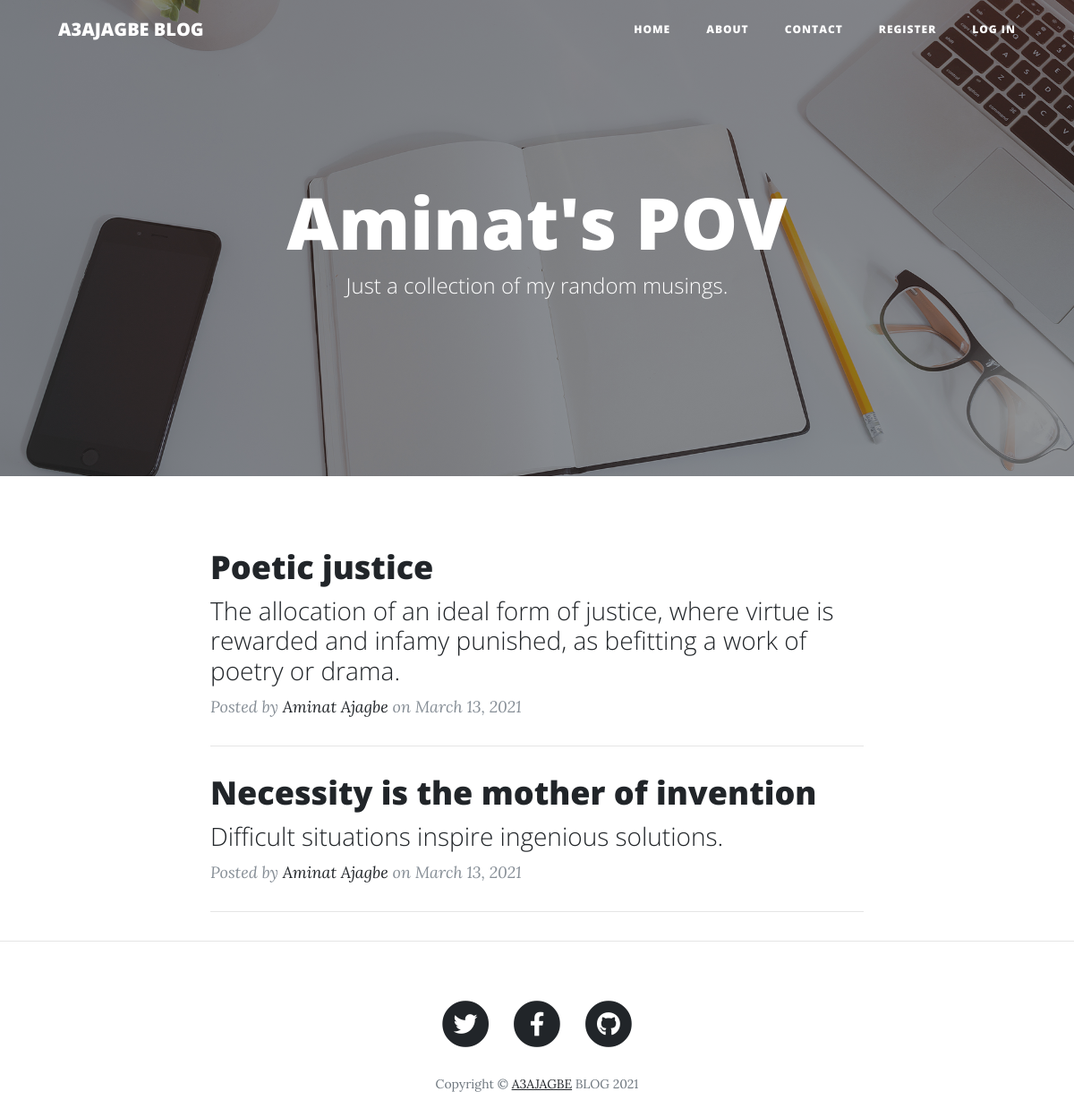
The page / on the database its author committed.
### main.py (models this page shows)
class Posts(db.Model):
    __tablename__ = "posts"
    id = db.Column(db.Integer, primary_key=True)
    title = db.Column(db.String(250), unique=True, nullable=False)
    subtitle = db.Column(db.String(250), nullable=False)
    date = db.Column(db.String(250), nullable=False)
    body = db.Column(db.Text, nullable=False)
    img_url = db.Column(db.String(250), nullable=False)
    author_id = db.Column(db.Integer, db.ForeignKey("users.id"))
    author = relationship("Users", back_populates="posts")
    comments = relationship("Comments", back_populates="post")

class Users(UserMixin, db.Model):
    __tablename__ = "users"
    id = db.Column(db.Integer, primary_key=True)
    name = db.Column(db.String(1000), nullable=False)
    email = db.Column(db.String(100), unique=True, nullable=False)
    password = db.Column(db.String(500), nullable=False)
    posts = relationship("Posts", back_populates="author")
    comments = relationship("Comments", back_populates="comment_author")

### main.py (the view)
@app.route('/')
def index():
    all_posts = Posts.query.all()
    return render_template('index.html', year=current_year, blogs=all_posts)

### templates/index.html (shortened to what this page needs)
{% include "header.html" %}
  <header class="masthead" style="background-image: url('../static/img/home-bg.jpg')">
    <div class="overlay"></div>
    <div class="container">
      <div class="row">
        <div class="col-lg-8 col-md-10 mx-auto">
          <div class="site-heading">
            <h1>Aminat's POV</h1>
            <span class="subheading">Just a collection of my random musings.</span>
          </div>
        </div>
      </div>
    </div>
  </header>
  <div class="container">
    <div class="row">
      <div class="col-lg-8 col-md-10 mx-auto">
        {% for blog in blogs %}
        <div class="post-preview">
          <a href="{{ url_for('blog', blog_id=blog.id) }}">
            <h2 class="post-title">
              {{ blog.title }}
            </h2>
            <h3 class="post-subtitle">
              {{ blog.subtitle }}
            </h3>
          </a>
          <p class="post-meta">Posted by
            <a href="#">{{blog.author.name}}</a>
            on {{ blog.date }}
          </p>
        </div>
        <hr>
        {% endfor %}
      </div>
    </div>
  </div>
  <hr>
{% include "footer.html" %}

### templates/header.html (shortened to what this page needs)
<!DOCTYPE html>
<html lang="en">
<head>
  <link href="../static/vendor/bootstrap/css/bootstrap.min.css" rel="stylesheet">
  <link href="../static/vendor/fontawesome-free/css/all.min.css" rel="stylesheet" type="text/css">
  <link href="../static/css/clean-blog.min.css" rel="stylesheet">
</head>
<body>
  <nav class="navbar navbar-expand-lg navbar-light fixed-top" id="mainNav">
    <div class="container">
      <a class="navbar-brand" href="{{ url_for('index') }}">A3AJAGBE BLOG</a>
      <div class="collapse navbar-collapse" id="navbarResponsive">
        <ul class="navbar-nav ml-auto">
          <li class="nav-item">
            <a class="nav-link" href="{{ url_for('index') }}">Home</a>
          </li>
          <li class="nav-item">
            <a class="nav-link" href="{{ url_for('about') }}">About</a>
          </li>
          <li class="nav-item">
            <a class="nav-link" href="{{ url_for('contact') }}">Contact</a>
          </li>
          {% if current_user.is_authenticated %}
            <li class="nav-item">
              <a class="nav-link" href="{{ url_for('logout') }}">Log out</a>
            </li>
           {% else %}
          <li class="nav-item">
            <a class="nav-link" href="{{ url_for('register') }}">Register</a>
          </li>
          <li class="nav-item">
            <a class="nav-link" href="{{ url_for('login') }}">Log in</a>
          </li>
          {% endif %}
        </ul>
      </div>
    </div>
  </nav>

### templates/footer.html (shortened to what this page needs)
  <footer>
    <div class="container">
      <div class="row">
        <div class="col-lg-8 col-md-10 mx-auto">
          <ul class="list-inline text-center">
            <li class="list-inline-item">
              <a href="#">
                <span class="fa-stack fa-lg">
                  <i class="fas fa-circle fa-stack-2x"></i>
                  <i class="fab fa-twitter fa-stack-1x fa-inverse"></i>
                </span>
              </a>
            </li>
            <li class="list-inline-item">
              <a href="#">
                <span class="fa-stack fa-lg">
                  <i class="fas fa-circle fa-stack-2x"></i>
                  <i class="fab fa-facebook-f fa-stack-1x fa-inverse"></i>
                </span>
              </a>
            </li>
            <li class="list-inline-item">
              <a href="#">
                <span class="fa-stack fa-lg">
                  <i class="fas fa-circle fa-stack-2x"></i>
                  <i class="fab fa-github fa-stack-1x fa-inverse"></i>
                </span>
              </a>
            </li>
          </ul>
          <p class="copyright text-muted">Copyright &copy; <a href="http://a3ajagbe-nc.herokuapp.com">A3AJAGBE</a> BLOG {{year}}</p>
        </div>
      </div>
    </div>
  </footer>
</body>
</html>

### rows shown on the page
Posts: title "Poetic justice", subtitle "The allocation of an ideal form of justice, where virtue is rewarded and infamy punished, as befitting a work of poetry or drama.", author.name "Aminat Ajagbe", date "March 13, 2021"
Posts: title "Necessity is the mother of invention", subtitle "Difficult situations inspire ingenious solutions.", author.name "Aminat Ajagbe", date "March 13, 2021"

### other values the page prints
{{ year }} "2021"
